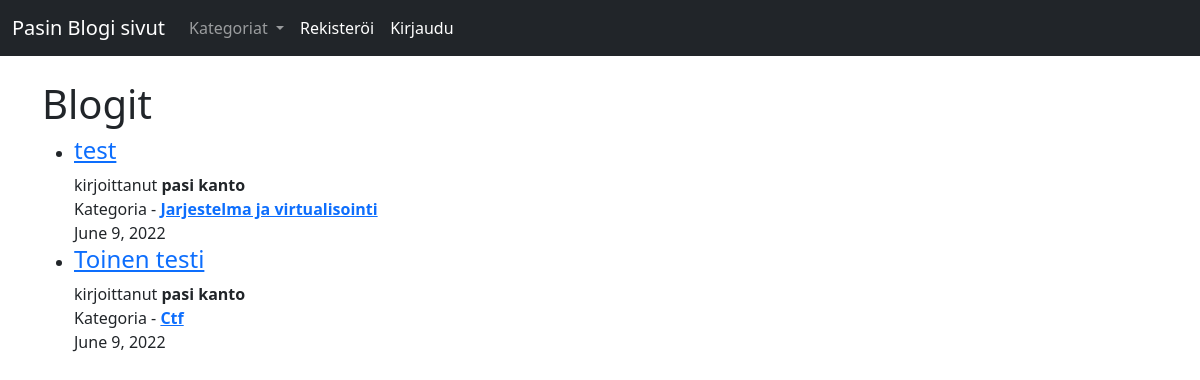
The app's page /, older data.
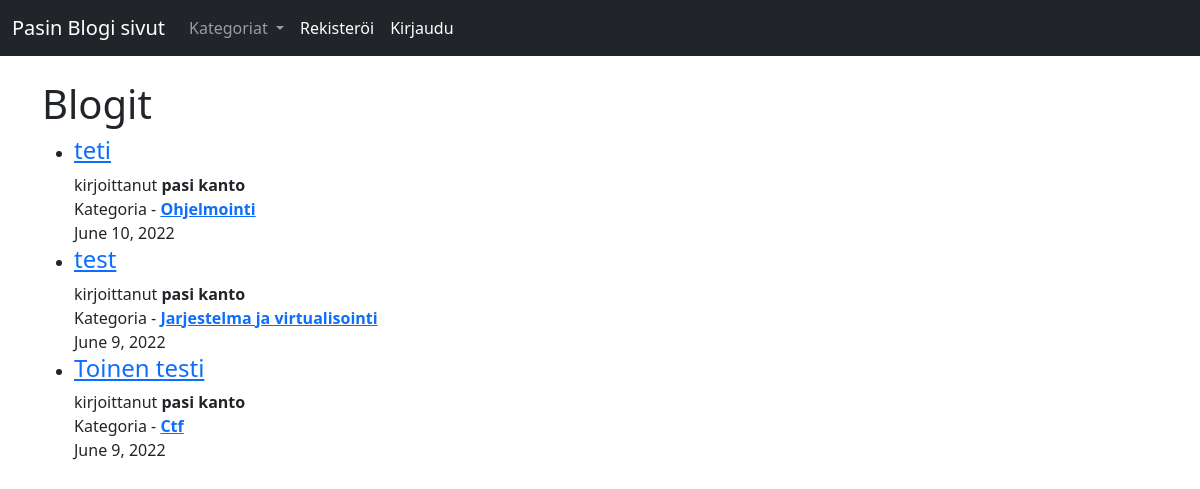
The same page, newer data.
### blogi/models.py (models this page shows, shortened)
class Post(models.Model):
  title = models.CharField(max_length = 255)
  author = models.ForeignKey(User, on_delete= models.CASCADE)
  kategoria = models.CharField(max_length = 255, default = 'ei kategoriaa')
  body = RichTextField(blank = True, null = True)
  kuvan_malli = models.ImageField(null=True, blank=True, upload_to ='images/')
  julkaisu = models.DateField(auto_now_add= True)
  likes = models.ManyToManyField(User, related_name='blogi_posts')

### blogi/views.py (the view)
# urls.py: path('', HomeView.as_view(), name= 'home'),
class HomeView(ListView):
  model = Post
  template_name = 'home.html'
  kats = Kategoria.objects.all()
  ordering = ['-julkaisu']
  def get_context_data(self, *args, **kwargs):
    kat_lista = Kategoria.objects.all()
    context = super(HomeView, self).get_context_data(*args, **kwargs)
    context["kat_lista"] = kat_lista
    return context

### blogi/models.py (called while the page is built)
  def __str__(self):
    return self.nimi

### blogi/templates/home.html (shortened to what this page needs)
{%extends 'base.html'%}
{% block content%}
<br/>
<h1>Blogit</h1>
  <ul>
  {% for post in object_list %}
    <li><h4><a href="{%url 'artikkeli' post.pk%}">{{post.title}}</a></h4>kirjoittanut
    <strong>{{post.author.first_name}} {{post.author.last_name}}</strong><br/>
    Kategoria - <a href="{% url 'kategori' post.kategoria|slugify %}"><strong>{{post.kategoria}}</strong></a><br/>
    {{post.julkaisu}}<br/>
  {% endfor%}
</ul>
{%endblock%}

Row changes from the older to the newer data that the page shows:
added Post: title "teti", author.first_name "pasi", author.last_name "kanto", kategoria "Ohjelmointi", julkaisu "June 10, 2022"
